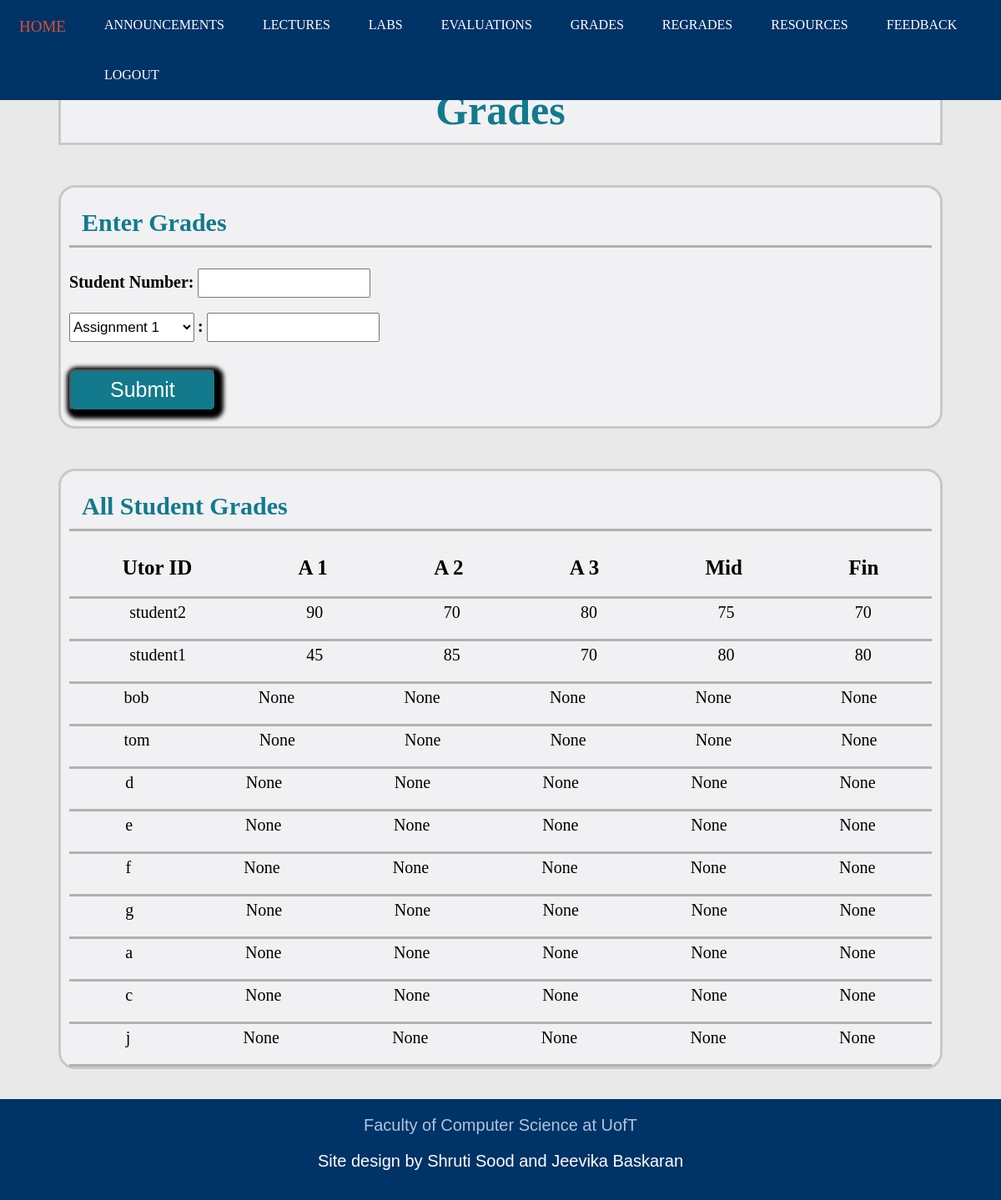
Screenshot of /grades_i.html (signed in) with the database file from the repository.
### tables this page shows
CREATE TABLE "Grades" (
	"UtorID"	TEXT,
	"A1"	INTEGER,
	"A2"	INTEGER,
	"A3"	INTEGER,
	"Midterm"	INTEGER,
	"Final"	INTEGER,
	PRIMARY KEY("UtorID")
);

### app.py (the view)
@app.route('/grades_i.html')
def grades_i():
    if session.get('current_login') == None:
        return render_template('login.html')
    else:
        sql = """ SELECT * FROM Grades """
        class1 = db.engine.execute(text(sql))
        return render_template('/grades_i.html', class1 = class1)

### templates/grades_i.html (shortened to what this page needs)
<!DOCTYPE html>
<html>
<head>
	<link rel="stylesheet" type="text/css" href="static/StyleSheets/gradei.css">
	<link rel="stylesheet" type="text/css" href="static/StyleSheets/headerfooter.css">
</head>
<body>
	<div class = "navbar">
		<a href="index_i.html">HOME</a>
		<a href="announcements_i.html">ANNOUNCEMENTS</a>
		<a href="lectures_i.html">LECTURES</a>
		<a href="labs_i.html">LABS</a>
		<a href="evaluations_i.html">EVALUATIONS</a>
		<a href="grades_i.html">GRADES</a>
		<a href="regrades_i.html">REGRADES</a>
		<a href="resources_i.html">RESOURCES</a>
		<a href="feedback_i.html">FEEDBACK</a>
		<a href="logout">LOGOUT</a>
	</div>
	<div class = "title">
		<section class="title_sec">
			<h1>Grades</h1>
		</section>
	</div>
	<br>
	<div class = "entermark">
		<section class="enter_mark">
			<h1> Enter Grades </h1>
			<div class = "formsection">
				<form action = "EnterGrades" method="POST">
					<label for = "StudentNumber"><strong>Student Number: </strong></label>
					<input type = "text" id="StudentNumber" name = "StudentNumber">
					<br> </br>
					<select id = "assgn" name = "assgn" class = "assgn">
			            <option value = "A1">Assignment 1</option>
			        </select>
			        <label><strong>:</strong></label>
					<input type = "text" id="grade" name = "grade">
					<br> </br>
					<input type = "submit" value = "Submit" class="Submit">
				</form>
			</div>
			<br>
		</section>
	</div>
	<br>
	<div class = "allmark">
		<section class="all_mark">
			<h1> All Student Grades </h1>
			<div class = "Heading">
				<h2 class = "item1">Utor ID</h2>
				<h2 class = "item2">A 1</h2>
				<h2 class = "item3">A 2</h2>
				<h2 class = "item4">A 3</h2>
				<h2 class = "item5">Mid</h2>
				<h2 class = "item6">Fin</h2>
			</div>
			{% for student in class1 : %}
			<div class = "stdgrades">
				<p class = "item1">{{ student['UtorID'] }}</p>
				<p class = "item2">{{ student['A1'] }}</p>
				<p class = "item3">{{ student['A2'] }}</p>
				<p class = "item4">{{ student['A3'] }}</p>
				<p class = "item5">{{ student['Midterm'] }}</p>
				<p class = "item6">{{ student['Final'] }}</p>
			</div>
			{% endfor %}
		</section>
	</div>
	<br><br>
	<div class = "footer">
		<a href="https://web.cs.toronto.edu/" target="_blank">Faculty of Computer Science at UofT</a>
		<p>Site design by Shruti Sood and Jeevika Baskaran</p>
	</div>
</body>
</html>

### static/StyleSheets/gradei.css (style rules this page uses)
.title { margin-top: 90px; background-color: #F1F1F3; margin-left: 70px; margin-right: 70px; }
.title_sec { padding-left: 10px; padding-right: 10px; border: solid; border-color: #C8C8C8; display: block; }
.title_sec h1 { color: #127a8c; font-size: 50px; text-align: center; margin:10px; }
.entermark { margin-top: 30px; margin-left: 70px; margin-right: 70px; }
.allmark { margin-top: 30px; margin-left: 70px; margin-right: 70px; }
.enter_mark { padding-left: 10px; padding-right: 10px; border: solid; border-color: #C8C8C8; display: block; border-radius: 20px; background-color: #F1F1F3; }
.all_mark { padding-left: 10px; padding-right: 10px; border: solid; border-color: #C8C8C8; display: block; border-radius: 20px; background-color: #F1F1F3; }
.enter_mark label { font-size: 20px; }
.entermark input[type=text] { padding-top: 7px; padding-bottom: 7px; font-size: 15px; }
.enter_mark h1 { color: #127a8c; padding-bottom: 10px; padding-left: 15px; font-size: 30px; border-bottom: solid; border-bottom-color: #B1B1B1; }
.all_mark h1 { color: #127a8c; padding-bottom: 10px; padding-left: 15px; font-size: 30px; border-bottom: solid; border-bottom-color: #B1B1B1; }
.Submit { align-self: center; margin-top: 15px; font-size: 30px; border-radius: 0.4rem; box-shadow: 3px 3px 5px 6px #000000; }
.entermark input[type=submit] { width:17%; height:50px; font-size:25px; background-color: #127a8c; color: white; align-items: center; }
.assgn { height : 35px; width : 150px; font-size: 17px; }
.Heading { display: grid; overflow: hidden; width: 100%; border-bottom: solid; border-bottom-color: #B1B1B1; }
.stdgrades { display:grid; overflow: hidden; width: 100%; border-bottom: solid; border-bottom-color: #B1B1B1; }
.item1 { grid-column-start: 1; grid-column-end: 2; text-align: center; }
.item2 { grid-column-start: 2; grid-column-end: 3; text-align: center; }
.item3 { grid-column-start: 3; grid-column-end: 4; text-align: center; }
.item4 { grid-column-start: 4; grid-column-end: 5; }
.item5 { grid-column-start: 5; grid-column-end: 6; text-align: center; }
.item6 { grid-column-start: 6; grid-column-end: 7; text-align: center; }
.stdgrades p { font-size: 20px; float: left; text-align: center; padding: 5px; padding-bottom: 0px; margin-top:0px; text-decoration: none; }
.Heading h2 { float: left; text-align: center; padding: 5px; padding-bottom: 0px; margin-top:0px; text-decoration: none; font-size: 25px; }

### static/StyleSheets/headerfooter.css (style rules this page uses)
body { margin:0px; border:0px; padding:0px; background-color: #E9E9E9; }
.navbar { background-color: #003366; position: fixed; top: 0; overflow: hidden; width: 100%; }
.navbar a { float: left; color: white; text-align: center; padding: 21px 23px; text-decoration: none; font-size: 16px; }
.footer { background-color: #003366; overflow: hidden; min-height: 12vh; padding-top: 20px; padding-bottom: 5px; font-family:'Poppins', sans-serif; text-align: center; }
.footer a { color: #ACC6E2; padding-top: : 20px; text-decoration: none; font-size: 20px; }
.footer p { color: white; font-size: 20px; }

### rows the page displays
Grades: UtorID "student2", A1 "90", A2 "70", A3 "80", Midterm "75", Final "70"
Grades: UtorID "student1", A1 "45", A2 "85", A3 "70", Midterm "80", Final "80"
Grades: UtorID "bob", A1 "None", A2 "None", A3 "None", Midterm "None", Final "None"
Grades: UtorID "tom", A1 "None", A2 "None", A3 "None", Midterm "None", Final "None"

### other values shown
{{ student['UtorID'] }} "d" "e" "f" "g" "a" "c" "j"
{{ student['A1'] }} "None" "None" "None" "None" "None" "None" "None"
{{ student['A2'] }} "None" "None" "None" "None" "None" "None" "None"
{{ student['A3'] }} "None" "None" "None" "None" "None" "None" "None"
{{ student['Midterm'] }} "None" "None" "None" "None" "None" "None" "None"
{{ student['Final'] }} "None" "None" "None" "None" "None" "None" "None"
